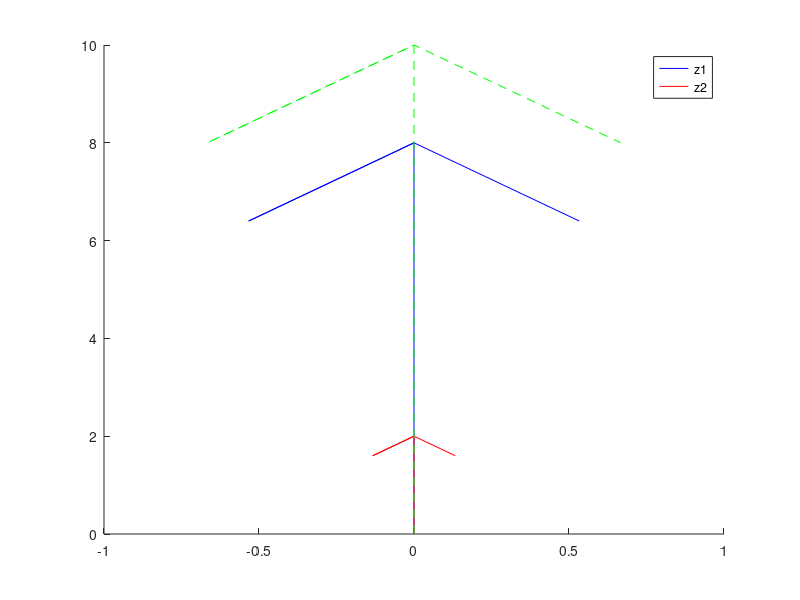

MATLAB code for this plot:
z1 = 3i+5j;
z2 = 4i-2j;
real(z1)
imag(z1)
real(z2) 
imag(z2)
hold on
compass ( z1 , 'b' ) ;compass ( z2 , 'r' ) 
compass ( z1 + z2 , 'g--' );
legend ( 'z1' , 'z2'); 
hold off